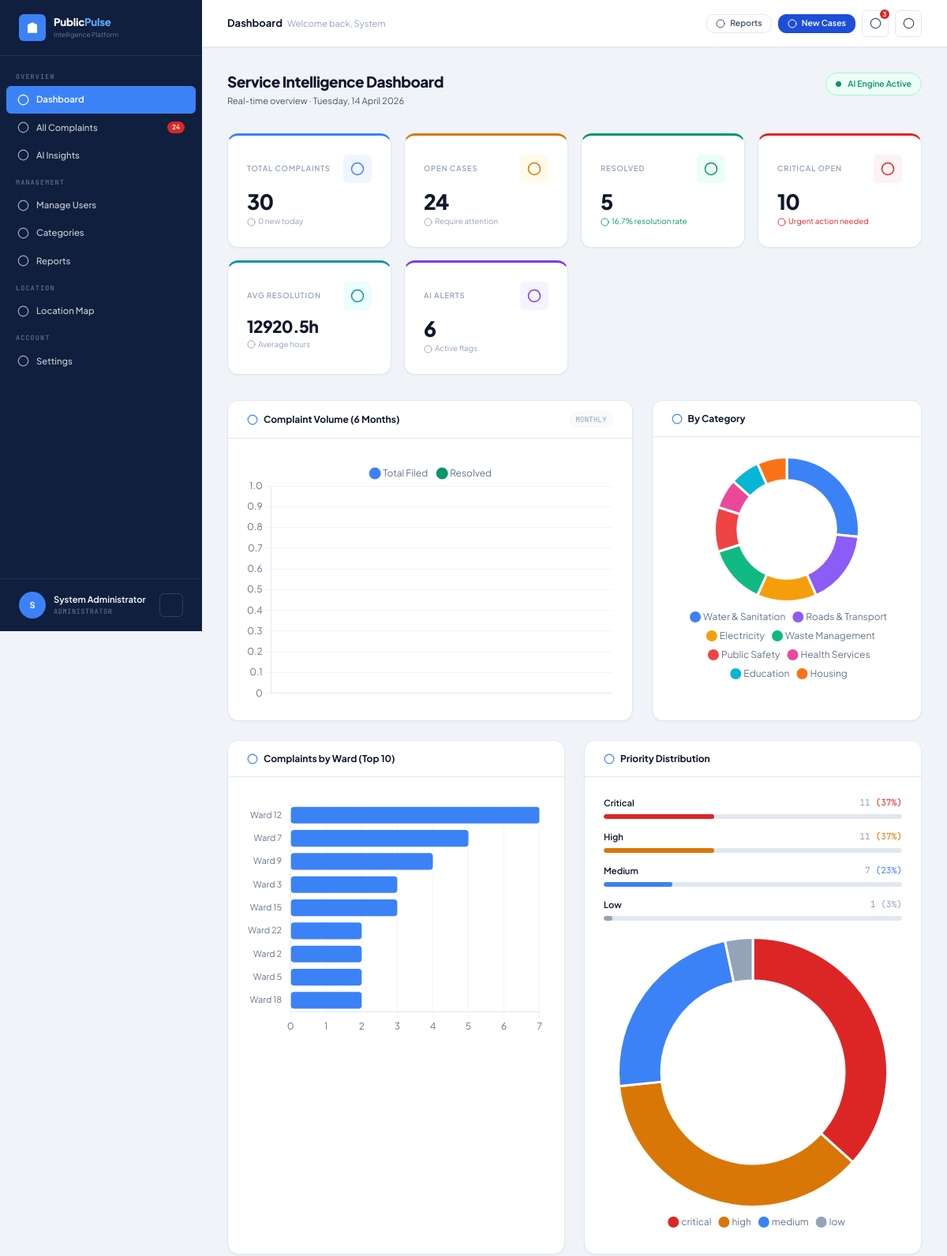
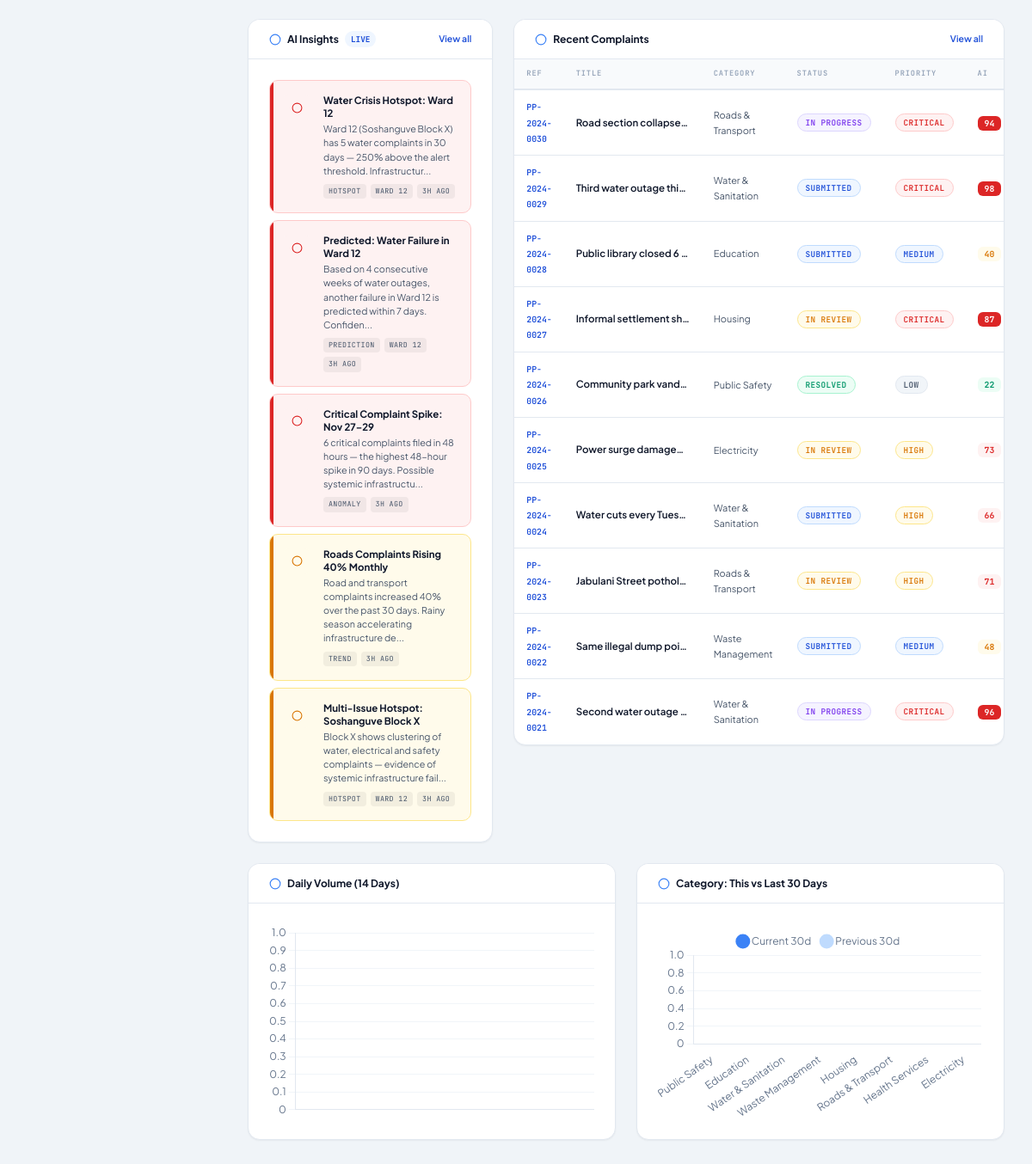
Page /admin/dashboard.php (signed in) on the committed database (2 pictures, top to bottom).
### tables this page shows
CREATE TABLE `users` (
  `id` int(10) UNSIGNED NOT NULL,
  `name` varchar(120) NOT NULL,
  `email` varchar(180) NOT NULL,
  `password` varchar(255) NOT NULL,
  `role` enum('citizen','admin','analyst') NOT NULL DEFAULT 'citizen',
  `phone` varchar(20) DEFAULT NULL,
  `ward` varchar(100) DEFAULT NULL,
  `is_active` tinyint(1) NOT NULL DEFAULT 1,
  `created_at` datetime NOT NULL DEFAULT current_timestamp(),
  `updated_at` datetime NOT NULL DEFAULT current_timestamp() ON UPDATE current_timestamp()
);

CREATE TABLE `ai_insights` (
  `id` int(10) UNSIGNED NOT NULL,
  `type` enum('hotspot','trend','prediction','anomaly') NOT NULL,
  `title` varchar(255) NOT NULL,
  `description` text NOT NULL,
  `category_id` int(10) UNSIGNED DEFAULT NULL,
  `ward` varchar(100) DEFAULT NULL,
  `severity` enum('info','warning','critical') NOT NULL DEFAULT 'info',
  `data_json` longtext DEFAULT NULL CHECK (json_valid(`data_json`)),
  `is_active` tinyint(1) NOT NULL DEFAULT 1,
  `created_at` datetime NOT NULL DEFAULT current_timestamp()
);

CREATE TABLE `complaints` (
  `id` int(10) UNSIGNED NOT NULL,
  `reference_no` varchar(20) NOT NULL,
  `user_id` int(10) UNSIGNED NOT NULL,
  `category_id` int(10) UNSIGNED NOT NULL,
  `title` varchar(255) NOT NULL,
  `description` text NOT NULL,
  `location` varchar(255) DEFAULT NULL,
  `latitude` decimal(10,8) DEFAULT NULL,
  `longitude` decimal(11,8) DEFAULT NULL,
  `ward` varchar(100) DEFAULT NULL,
  `status` enum('submitted','in_review','in_progress','resolved','closed') NOT NULL DEFAULT 'submitted',
  `priority` enum('low','medium','high','critical') NOT NULL DEFAULT 'medium',
  `assigned_to` int(10) UNSIGNED DEFAULT NULL,
  `image_path` varchar(255) DEFAULT NULL,
  `ai_score` tinyint(3) UNSIGNED DEFAULT NULL,
  `ai_flags` longtext DEFAULT NULL CHECK (json_valid(`ai_flags`)),
  `created_at` datetime NOT NULL DEFAULT current_timestamp(),
  `updated_at` datetime NOT NULL DEFAULT current_timestamp() ON UPDATE current_timestamp()
);

CREATE TABLE `categories` (
  `id` int(10) UNSIGNED NOT NULL,
  `name` varchar(100) NOT NULL,
  `slug` varchar(100) NOT NULL,
  `icon` varchar(50) DEFAULT 'tag',
  `color` varchar(20) DEFAULT '#3b82f6',
  `description` text DEFAULT NULL,
  `is_active` tinyint(1) NOT NULL DEFAULT 1,
  `created_at` datetime NOT NULL DEFAULT current_timestamp()
);

### admin/dashboard.php (the view, shortened to what the rows shown need)
<?php
require_once __DIR__ . '/../includes/config.php';
require_once __DIR__ . '/../includes/functions.php';
require_once __DIR__ . '/../includes/analytics.php';
require_once __DIR__ . '/../includes/ai_engine.php';
require_once __DIR__ . '/../includes/layout.php';
$user = currentUser();
$byCat    = Analytics::byCategory();
$monthly  = Analytics::monthlyTrend(6);
$byWard   = Analytics::byWard();
$byPri    = Analytics::byPriority();
$recent   = Analytics::recentComplaints(10);
$insights = AIEngine::getDashboardInsights();
$catComp  = Analytics::categoryComparison();
$daily    = Analytics::dailyVolume(14);
echo renderHead('Dashboard');
echo '<div class="app-shell">';
echo renderSidebar('admin_dashboard', $user);
echo '<div class="main-content">';
?>
<div class="page-content">
  <div class="grid-1-2" style="margin-bottom:var(--space-lg);align-items:start">
    <div class="card">
      <div class="card-body" style="display:flex;flex-direction:column;gap:8px">
        <?php if (empty($insights)): ?>
          <div class="empty-state" style="padding:var(--space-lg)">
            <div class="empty-icon"><?= icon('check-circle') ?></div>
            <h3>All Clear</h3><p>No active AI alerts at this time.</p>
          </div>
        <?php else: ?>
          <?php foreach (array_slice($insights,0,5) as $ins):
            $typeIcons=['hotspot'=>'fire','trend'=>'trending-up','prediction'=>'target','anomaly'=>'zap'];
            $ic = $typeIcons[$ins['type']] ?? 'alert-triangle';
          ?>
            <div class="insight-card <?= htmlspecialchars($ins['severity']) ?>">
              <div class="insight-icon"><?= icon($ic) ?></div>
              <div class="insight-body">
                <div class="insight-title"><?= htmlspecialchars($ins['title']) ?></div>
                <div class="insight-desc"><?= htmlspecialchars(mb_substr($ins['description'],0,110)).'...' ?></div>
                <div class="insight-meta">
                  <span class="insight-tag"><?= strtoupper($ins['type']) ?></span>
                  <?php if ($ins['ward']): ?><span class="insight-tag"><?= htmlspecialchars($ins['ward']) ?></span><?php endif; ?>
                  <span class="insight-tag"><?= timeAgo($ins['created_at']) ?></span>
                </div>
              </div>
            </div>
          <?php endforeach; ?>
        <?php endif; ?>
      </div>
    </div>
    <div class="card">
      <div class="card-body no-pad">
        <table class="data-table">
          <thead>
            <tr><th>Ref</th><th>Title</th><th>Category</th><th>Status</th><th>Priority</th><th>AI</th><th>Filed</th></tr>
          </thead>
          <tbody>
            <?php foreach ($recent as $c): ?>
              <tr data-href="<?= APP_URL ?>/admin/complaint_view.php?id=<?= $c['id'] ?>">
                <td><span class="ref-no"><?= htmlspecialchars($c['reference_no']) ?></span></td>
                <td style="max-width:160px;overflow:hidden;text-overflow:ellipsis;white-space:nowrap;font-weight:600">
                  <?= htmlspecialchars($c['title']) ?>
                </td>
                <td style="font-size:.78rem;color:var(--text-secondary)"><?= htmlspecialchars($c['category_name']) ?></td>
                <td><?= statusBadge($c['status']) ?></td>
                <td><?= priorityBadge($c['priority']) ?></td>
                <td><?php
                  if ($c['ai_score'] !== null) {
                    $ac = $c['ai_score']>=75?'critical':($c['ai_score']>=50?'high':($c['ai_score']>=25?'medium':'low'));
                    echo "<span class=\"ai-score {$ac}\">{$c['ai_score']}</span>";
                  } else echo '<span style="color:var(--text-muted)">—</span>';
                ?></td>
              </tr>
            <?php endforeach; ?>
          </tbody>
        </table>
      </div>
    </div>
  </div>
</div>
<?= renderFoot() ?>
<script>
// Ensure Chart.js defaults
Chart.defaults.maintainAspectRatio = true;
// Monthly trend
renderLine('chartMonthly',
  <?= json_encode(array_column($monthly,'label')) ?>,
  [
    {label:'Total Filed',  data:<?= json_encode(array_column($monthly,'total')) ?>,    color:'#3b82f6'},
    {label:'Resolved',     data:<?= json_encode(array_column($monthly,'resolved')) ?>, color:'#059669', fill:false},
  ]
);
// Category doughnut
renderDoughnut('chartCategory', {
  labels: <?= json_encode(array_column($byCat,'label')) ?>,
  values: <?= json_encode(array_column($byCat,'value')) ?>,
  colors: <?= json_encode(array_column($byCat,'color')) ?>,
});
// Ward horizontal bar
renderHBar('chartWard',
  <?= json_encode(array_column(array_slice($byWard,0,10),'label')) ?>,
  <?= json_encode(array_column(array_slice($byWard,0,10),'total')) ?>,
  '#3b82f6'
);
// Priority doughnut
renderDoughnut('chartPriority', {
  labels: <?= json_encode(array_column($byPri,'label')) ?>,
  values: <?= json_encode(array_column($byPri,'value')) ?>,
  colors: ['#dc2626','#d97706','#3b82f6','#94a3b8'],
});
// Daily volume bar
renderBar('chartDaily',
  <?= json_encode(array_column($daily,'label')) ?>,
  [{label:'Complaints', data:<?= json_encode(array_column($daily,'value')) ?>, color:'#3b82f6'}]
);
// Category comparison
renderBar('chartCatComp',
  <?= json_encode(array_column($catComp,'category')) ?>,
  [
    {label:'Current 30d', data:<?= json_encode(array_column($catComp,'current_period')) ?>, color:'#3b82f6'},
    {label:'Previous 30d',data:<?= json_encode(array_column($catComp,'prev_period')) ?>,    color:'#bfdbfe'},
  ]
);
initAutoRefresh(60000);
</script>

### includes/layout.php (shortened to what the rows shown need)
<?php
require_once __DIR__ . '/icons.php';
function renderHead(string $title, array $extraCss = []): string
{
    $base   = APP_URL;
    $csrf   = csrfToken();
    $role   = $_SESSION['user_role'] ?? 'citizen';
    $extras = implode("\n", array_map(fn($h) => "<link rel=\"stylesheet\" href=\"{$h}\">", $extraCss));
    return <<<HTML
<!DOCTYPE html>
<html lang="en">
<head>
<meta charset="UTF-8">
<meta name="viewport" content="width=device-width,initial-scale=1">
<meta name="csrf-token" content="{$csrf}">
<title>{$title} — PublicPulse AI</title>
<link rel="preconnect" href="https://fonts.googleapis.com">
<link rel="preconnect" href="https://fonts.gstatic.com" crossorigin>
<link href="https://fonts.googleapis.com/css2?family=Plus+Jakarta+Sans:wght@300;400;500;600;700;800&family=JetBrains+Mono:wght@400;500;600&display=swap" rel="stylesheet">
<link rel="stylesheet" href="{$base}/assets/css/app.css">
{$extras}
<script src="https://cdn.jsdelivr.net/npm/chart.js@4.4.0/dist/chart.umd.min.js"></script>
<script>
  const PP_URL = '{$base}';
  const PP_ROLE = '{$role}';
</script>
</head>
<body>
HTML;
}
function renderSidebar(string $active = '', ?array $user = null): string
{
    $base  = APP_URL;
    $role  = $user['role'] ?? 'citizen';
    $name  = htmlspecialchars($user['name'] ?? 'User');
    $init  = strtoupper(mb_substr($user['name'] ?? 'U', 0, 1));
    $roles = ['admin' => 'Administrator', 'analyst' => 'Data Analyst', 'citizen' => 'Citizen'];
    $rl    = $roles[$role] ?? 'User';
    $openCount = _getSidebarOpenCount();
    $logoSvg = '<svg width="18" height="18" viewBox="0 0 24 24" fill="white" stroke="none"><path d="M3 21h18M4 21V7l8-4 8 4v14M9 21V12h6v9M9 9h1m4 0h1M9 15h1m4 0h1"/></svg>';
    $nav = '';
    if ($role === 'citizen') {
        $nav .= _navItem($base.'/citizen/dashboard.php',    'dashboard',   'Dashboard',         'citizen_dashboard',  $active);
        $nav .= _navItem($base.'/citizen/submit.php',       'plus-circle', 'Submit Complaint',  'citizen_submit',     $active);
        $nav .= _navItem($base.'/citizen/complaints.php',   'list',        'My Complaints',     'citizen_complaints', $active);
        $nav .= _navItem($base.'/citizen/track.php',        'search',      'Track Status',      'citizen_track',      $active);
        $nav .= _navItem($base.'/citizen/notifications.php','bell',        'Notifications',     'citizen_notif',      $active);
    } elseif ($role === 'admin') {
        $nav .= _navSection('Overview');
        $nav .= _navItem($base.'/admin/dashboard.php',     'dashboard',   'Dashboard',         'admin_dashboard',    $active);
        $nav .= _navItem($base.'/admin/complaints.php',    'inbox',       'All Complaints',    'admin_complaints',   $active, $openCount);
        $nav .= _navItem($base.'/admin/ai_insights.php',   'brain',       'AI Insights',       'admin_ai',           $active);
        $nav .= _navSection('Management');
        $nav .= _navItem($base.'/admin/users.php',         'users',       'Manage Users',      'admin_users',        $active);
        $nav .= _navItem($base.'/admin/categories.php',    'tag',         'Categories',        'admin_categories',   $active);
        $nav .= _navItem($base.'/admin/reports.php',       'file-text',   'Reports',           'admin_reports',      $active);
        $nav .= _navSection('Location');
        $nav .= _navItem($base.'/location.php',            'map',         'Location Map',      'location',           $active);
    }
    $nav .= _navSection('Account');
    $nav .= _navItem($base.'/settings.php', 'settings', 'Settings', 'settings', $active);
    return <<<HTML
<aside class="sidebar" id="appSidebar">
  <div class="sidebar-logo">
    <div class="sidebar-logo-icon">{$logoSvg}</div>
    <div>
      <div class="sidebar-logo-text">Public<span>Pulse</span></div>
      <div class="sidebar-logo-sub">Intelligence Platform</div>
    </div>
  </div>
  <nav class="sidebar-nav">{$nav}</nav>
  <div class="sidebar-footer">
    <div class="sidebar-user">
      <div class="avatar">{$init}</div>
      <div class="user-meta" style="flex:1;min-width:0">
        <div class="user-name">{$name}</div>
        <div class="user-role">{$rl}</div>
      </div>
      <a href="{$base}/auth/logout.php" title="Sign out"
         style="width:30px;height:30px;border:1px solid rgba(255,255,255,.15);background:transparent;color:rgba(255,255,255,.6);border-radius:6px;display:flex;align-items:center;justify-content:center;flex-shrink:0;transition:all .2s;text-decoration:none"
         onmouseover="this.style.background='rgba(255,255,255,.1)'" onmouseout="this.style.background='transparent'">
        <?= icon('logout','',14) ?>
      </a>
    </div>
  </div>
</aside>
HTML;
}
function _navSection(string $label): string
{
    return "<div class=\"nav-section-label\">{$label}</div>";
}
function _navItem(string $href, string $iconName, string $label, string $key, string $active, int $badge = 0): string
{
    $isActive  = $active === $key ? 'active' : '';
    $badgeHtml = $badge > 0 ? "<span class=\"nav-badge\">{$badge}</span>" : '';
    $ic = icon($iconName);
    return "<a href=\"{$href}\" class=\"nav-item {$isActive}\">{$ic} {$label}{$badgeHtml}</a>";
}
function _getSidebarOpenCount(): int
{
    try {
        return (int)Database::fetchScalar("SELECT COUNT(*) FROM complaints WHERE status NOT IN ('resolved','closed')");
    } catch (\Throwable $e) { return 0; }
}
function renderFoot(array $extraJs = []): string
{
    $base    = APP_URL;
    $scripts = implode("\n", array_map(fn($s) => "<script src=\"{$s}\"></script>", $extraJs));
    return <<<HTML
<script src="{$base}/assets/js/app.js"></script>
{$scripts}
</body></html>
HTML;
}

### includes/icons.php (shortened to what the rows shown need)
<?php
function icon(string $name, string $extraStyle = '', int $size = 16): string
{
    $s = "width=\"{$size}\" height=\"{$size}\"";
    $v = 'viewBox="0 0 24 24"';
    $f = 'fill="none" stroke="currentColor" stroke-width="2" stroke-linecap="round" stroke-linejoin="round"';
    $st = $extraStyle ? " style=\"{$extraStyle}\"" : '';
    $p = $paths[$name] ?? '<circle cx="12" cy="12" r="10"/>';
    return "<svg {$s} {$v} {$f}{$st}>{$p}</svg>";
}

### includes/functions.php (shortened to what the rows shown need)
<?php
require_once __DIR__ . '/config.php';
function isLoggedIn(): bool
{
    return true;
}
function currentUser(): ?array
{
    $cache = Database::fetchOne(
        'SELECT id,name,email,role,ward,phone,is_active,created_at,updated_at FROM users WHERE id=? AND is_active=1',
        [$_SESSION['user_id']]
    );
    return $cache;
}
function csrfToken(): string
{
    return $_SESSION['csrf_token'];
}
function timeAgo(string $datetime): string
{
    $diff = time() - strtotime($datetime);
    if ($diff < 86400)  return (int)($diff/3600)  . 'h ago';
    return date('d M Y', strtotime($datetime));
}
function statusBadge(string $status): string
{
    $map = [
        'submitted'   => ['badge-blue',   'Submitted'],
        'in_review'   => ['badge-yellow', 'In Review'],
        'in_progress' => ['badge-purple', 'In Progress'],
        'resolved'    => ['badge-green',  'Resolved'],
        'closed'      => ['badge-gray',   'Closed'],
    ];
    [$cls, $lbl] = $map[$status] ?? ['badge-gray', ucfirst($status)];
    return "<span class=\"badge {$cls}\">{$lbl}</span>";
}
function priorityBadge(string $priority): string
{
    $map = [
        'low'      => ['badge-gray',   'Low'],
        'medium'   => ['badge-blue',   'Medium'],
        'high'     => ['badge-yellow', 'High'],
        'critical' => ['badge-red',    'Critical'],
    ];
    [$cls, $lbl] = $map[$priority] ?? ['badge-gray', ucfirst($priority)];
    return "<span class=\"badge {$cls}\">{$lbl}</span>";
}
function getCached(string $key): mixed
{
    $row = Database::fetchOne(
        'SELECT cache_value FROM analytics_cache WHERE cache_key=? AND expires_at>NOW()',
        [$key]
    );
    return $row ? json_decode($row['cache_value'], true) : null;
}
function setCache(string $key, mixed $value, int $ttl = 300): void
{
    $exp = date('Y-m-d H:i:s', time() + $ttl);
    Database::execute(
        'REPLACE INTO analytics_cache (cache_key,cache_value,expires_at) VALUES (?,?,?)',
        [$key, json_encode($value), $exp]
    );
}

### rows in the picture
users: name "S", role "ADMINISTRATOR"
ai_insights: title "Water Crisis Hotspot: Ward 12", description "Ward 12 (Soshanguve Block X) has 5 water complaints in 30 days — 250% above the alert threshold. Infrastructur", type "HOTSPOT", ward "WARD 12", created_at "3H AGO"
ai_insights: title "Predicted: Water Failure in Ward 12", description "Based on 4 consecutive weeks of water outages, another failure in Ward 12 is predicted within 7 days. Confiden", type "PREDICTION", ward "WARD 12", created_at "3H AGO"
ai_insights: title "Critical Complaint Spike: Nov 27–29", description "6 critical complaints filed in 48 hours — the highest 48-hour spike in 90 days. Possible systemic infrastructu", type "ANOMALY", created_at "3H AGO"
ai_insights: title "Roads Complaints Rising 40% Monthly", description "Road and transport complaints increased 40% over the past 30 days. Rainy season accelerating infrastructure de", type "TREND", created_at "3H AGO"
ai_insights: title "Multi-Issue Hotspot: Soshanguve Block X", description "Block X shows clustering of water, electrical and safety complaints — evidence of systemic infrastructure fail", type "HOTSPOT", ward "WARD 12", created_at "3H AGO"
complaints: reference_no "PP-2024-0030", title "Road section collapse…", category.name "Roads & Transport", lbl "IN PROGRESS", lbl "CRITICAL", ai_score "94"
complaints: reference_no "PP-2024-0029", title "Third water outage thi…", category.name "Water & Sanitation", lbl "SUBMITTED", lbl "CRITICAL", ai_score "98"
complaints: reference_no "PP-2024-0028", title "Public library closed 6…", category.name "Education", lbl "SUBMITTED", lbl "MEDIUM", ai_score "40"
complaints: reference_no "PP-2024-0027", title "Informal settlement s…", category.name "Housing", lbl "IN REVIEW", lbl "CRITICAL", ai_score "87"
complaints: reference_no "PP-2024-0026", title "Community park vand…", category.name "Public Safety", lbl "RESOLVED", lbl "LOW", ai_score "22"
complaints: reference_no "PP-2024-0025", title "Power surge damage…", category.name "Electricity", lbl "IN REVIEW", lbl "HIGH", ai_score "73"
complaints: reference_no "PP-2024-0024", title "Water cuts every Tues…", category.name "Water & Sanitation", lbl "SUBMITTED", lbl "HIGH", ai_score "66"
complaints: reference_no "PP-2024-0023", title "Jabulani Street pothol…", category.name "Roads & Transport", lbl "IN REVIEW", lbl "HIGH", ai_score "71"
complaints: reference_no "PP-2024-0022", title "Same illegal dump poi…", category.name "Waste Management", lbl "SUBMITTED", lbl "MEDIUM", ai_score "48"
complaints: reference_no "PP-2024-0021", title "Second water outage…", category.name "Water & Sanitation", lbl "IN PROGRESS", lbl "CRITICAL", ai_score "96"

### other values in the picture
$label "OVERVIEW MANAGEMENT LOCATION ACCOUNT"
$label "Dashboard All Complaints AI Insights Manage Users Categories Reports Location Map Settings"
$badge "24"
$name "System Administrator"
$title_esc "Dashboard"
$sub_esc "Welcome back, System"
$btn['label'] "Reports"
$btn['label'] "New Cases"
$badgeNum "3"
$kpis['total'] "30"
$kpis['today'] "0"
$kpis['open'] "24"
$kpis['resolved'] "5"
$kpis['resRate'] "16.7"
$kpis['critical'] "10"
